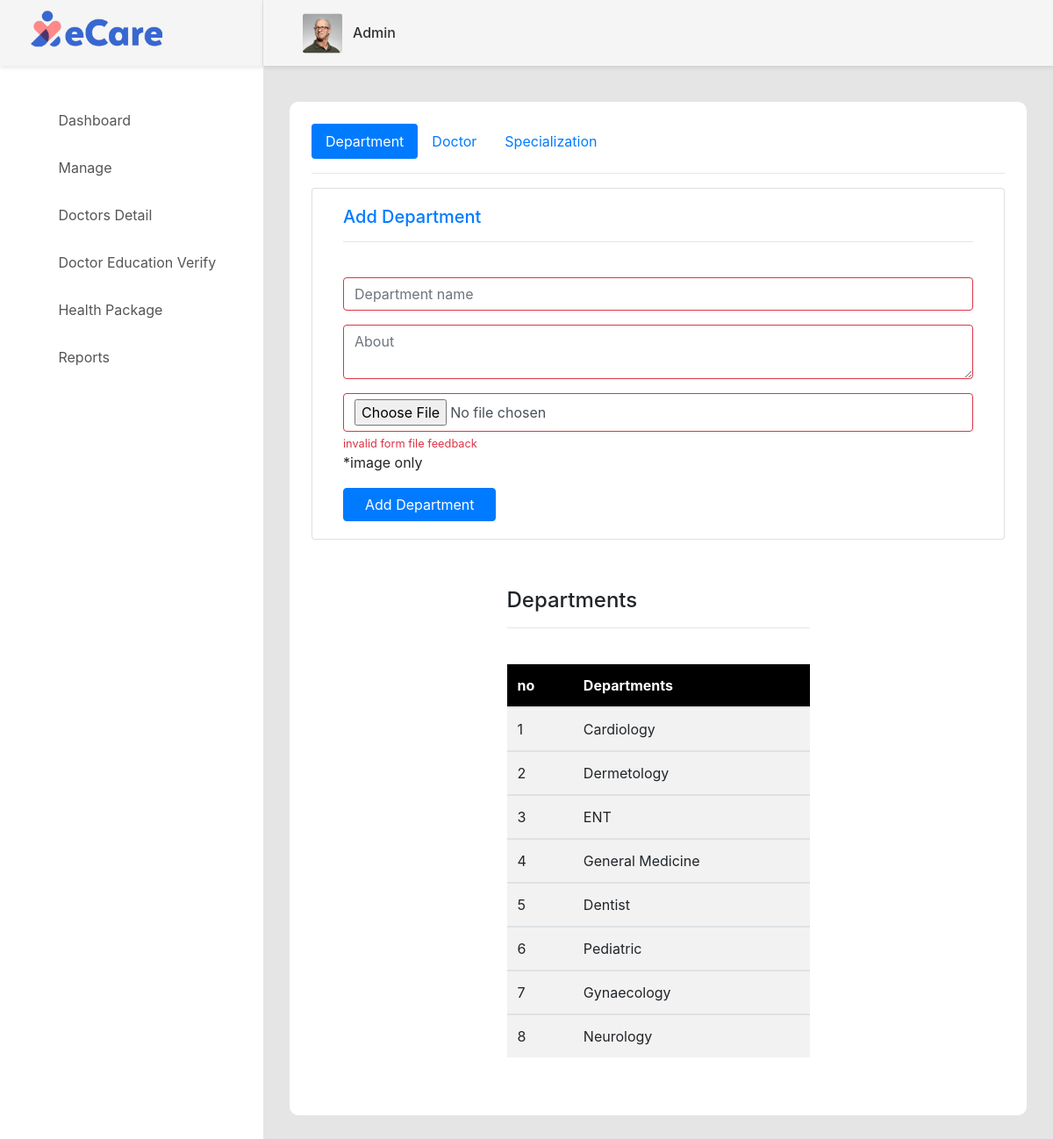
The page /Admin-panel/manage.php on the database its author committed.
### tables this page shows
CREATE TABLE `department` (
  `Dept_id` int(11) NOT NULL,
  `Dept_name` varchar(50) NOT NULL,
  `Dept_pic` varchar(50) NOT NULL,
  `Dept_about` varchar(500) NOT NULL
);

### Admin-panel/manage.php (the view, shortened to what this page needs)
<!DOCTYPE html>
<html lang="en">
<head>
    <link href="css/font-face.css" rel="stylesheet" media="all">
    <link href="vendor/font-awesome-4.7/css/font-awesome.min.css" rel="stylesheet" media="all">
    <link href="vendor/font-awesome-5/css/fontawesome-all.min.css" rel="stylesheet" media="all">
    <link href="vendor/mdi-font/css/material-design-iconic-font.min.css" rel="stylesheet" media="all">
    <link href="vendor/bootstrap-4.1/bootstrap.min.css" rel="stylesheet" media="all">
    <link href="vendor/animsition/animsition.min.css" rel="stylesheet" media="all">
    <link href="vendor/bootstrap-progressbar/bootstrap-progressbar-3.3.4.min.css" rel="stylesheet" media="all">
    <link href="vendor/wow/animate.css" rel="stylesheet" media="all">
    <link href="vendor/css-hamburgers/hamburgers.min.css" rel="stylesheet" media="all">
    <link href="vendor/slick/slick.css" rel="stylesheet" media="all">
    <link href="vendor/select2/select2.min.css" rel="stylesheet" media="all">
    <link href="vendor/perfect-scrollbar/perfect-scrollbar.css" rel="stylesheet" media="all">
    <link href="css/theme.css" rel="stylesheet" media="all">
    <link href="http://getbootstrap.com/dist/css/bootstrap.css" rel="stylesheet" type="text/css" />
</head>
<body class="animsition">
    <div class="page-wrapper">
        <?php
        include "index-sidebar.php";
        ?>
        <div class="page-container">
            <?php
            include "nav.php";
            ?>
            <div class="main-content">
                <div class="section__content section__content--p30">
                    <div class="col" style="background-color:white;padding:25px;border-radius:10px;">
                        <ul class="nav nav-pills mb-3" id="pills-tab" role="tablist">
                            <li class="nav-item">
                                <a class="nav-link active" id="pills-home-tab" data-toggle="pill" href="#pills-home" role="tab" aria-controls="pills-home" aria-selected="true">Department</a>
                            </li>
                            <li class="nav-item">
                                <a class="nav-link" id="pills-profile-tab" data-toggle="pill" href="#pills-doctor" role="tab" aria-controls="pills-profile" aria-selected="false">Doctor</a>
                            </li>
                            <li class="nav-item">
                                <a class="nav-link" id="pills-contact-tab" data-toggle="pill" href="#pills-spec" role="tab" aria-controls="pills-contact" aria-selected="false">Specialization</a>
                            </li>
                        </ul>
                        <hr>
                        <div class="tab-content" id="pills-tabContent">
                            <div class="tab-pane fade show active" id="pills-home" role="tabpanel" aria-labelledby="pills-home-tab">
                                <div class=" card col-lg-12">
                                    <div class="card-body ">
                                        <h5 class="text-primary">Add Department</h5>
                                        <hr>
                                        <br>
                                        <form action="add_department.php" class="was-validated" id="fileForm" method="POST" enctype="multipart/form-data">
                                            <div class="row mb-3">
                                                <div class="col-sm-12 text-secondary"><input type="text" name="department" placeholder="Department name" id="department" class="form-control" value="" pattern="[A-Za-z\s]{2,24}" required></div>
                                            </div>
                                            <div class="row mb-3">
                                                <div class="col-sm-12 text-secondary"><textarea name="about" placeholder="About" id="department" class="form-control" value="" pattern="[A-Za-z1-9\s]{2,10000}" required></textarea></div>
                                            </div>
                                            <div class="mb-3">
                                                <input type="file" class="form-control" id="docm" name="docm" aria-label="file example" accept="image/png, image/gif, image/jpeg" onchange="Checkfilesdept();" required>
                                                <div class="invalid-feedback"> invalid form file feedback</div>
                                                <div> *image only</div>
                                            </div>
                                            <div class="row">
                                                <div class="col-sm-3"></div>
                                                <div class="col-sm-12 text-secondary"><input type="submit" class="btn btn-primary px-4" name="submit" id="reg_btn" value="Add Department" /></div>
                                            </div>
                                        </form>
                                    </div>
                                </div>
                                <div class="container col-lg-6" style="padding:25px;border-radius:20px;">
                                    <h4>Departments</h4>
                                    <hr><br>
                                    <table class="table table-striped">
                                        <thead>
                                            <tr style="background-color: black;color:white;">
                                                <th>no</th>
                                                <th>Departments</th>
                                            </tr>
                                        </thead>
                                        <?php $sql = "select * from department";
                                        $qr = mysqli_query($con, $sql);
                                        $i = 1;
                                        while ($r =  mysqli_fetch_array($qr)) {
                                        ?>
                                            <tbody>
                                                <tr>
                                                    <td><?php echo $i++; ?></td>
                                                    <td><?php echo $r['Dept_name']; ?> </td>
                                                </tr>
                                            </tbody>
                                        <?php } ?>
                                    </table>
                                </div>
                            </div>
                        </div>
                    </div>
                </div>
            </div>
        </div>
</body>
</html>

### rows shown on the page
department: Dept_name "Cardiology"
department: Dept_name "Dermetology"
department: Dept_name "ENT"
department: Dept_name "General Medicine"
department: Dept_name "Dentist"
department: Dept_name "Pediatric"
department: Dept_name "Gynaecology"
department: Dept_name "Neurology"
